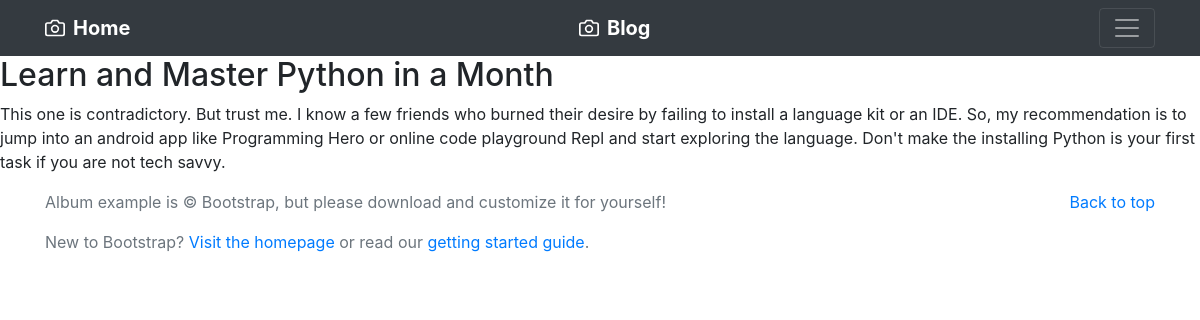
Page /blog/2 on the committed database.
### blog/models.py (models this page shows, shortened)
class Blog(models.Model):
    title = models.CharField(max_length=200)
    description = models.TextField()
    date = models.DateField()

### blog/views.py (the view)
# urls.py: path('<int:blog_id>', views.blog_detail, name="blog_detail"),
def blog_detail(request, blog_id):
    blog = get_object_or_404(Blog, pk=blog_id)
    return render(request, 'blog/blog_detail.html',{'blog':blog})

### blog/templates/blog/blog_detail.html
{% extends "base.html" %}
{% block content %}
<h2>{{blog.title}} </h2>
<p> {{blog.description}}</p>
{% endblock %}

### rows in the picture
Blog: title "Learn and Master Python in a Month", description "This one is contradictory. But trust me. I know a few friends who burned their desire by failing to install a language kit or an IDE. So, my recommendation is to jump into an android app like Programming Hero or online code playground Repl and start exploring the language. Don't make the installing Python is your first task if you are not tech savvy."
